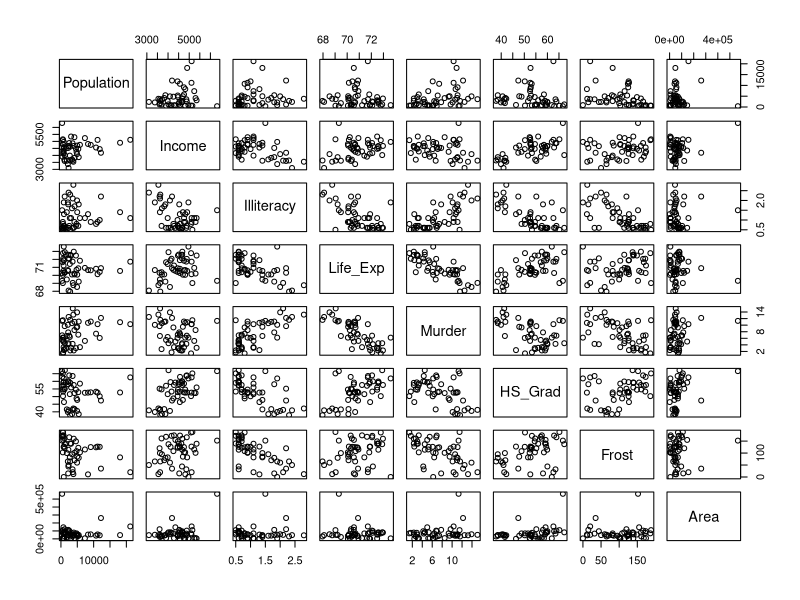
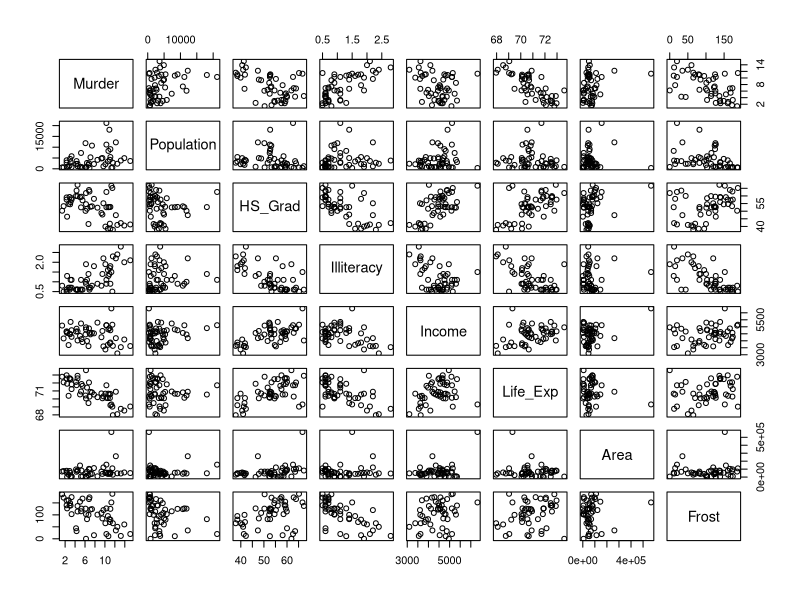
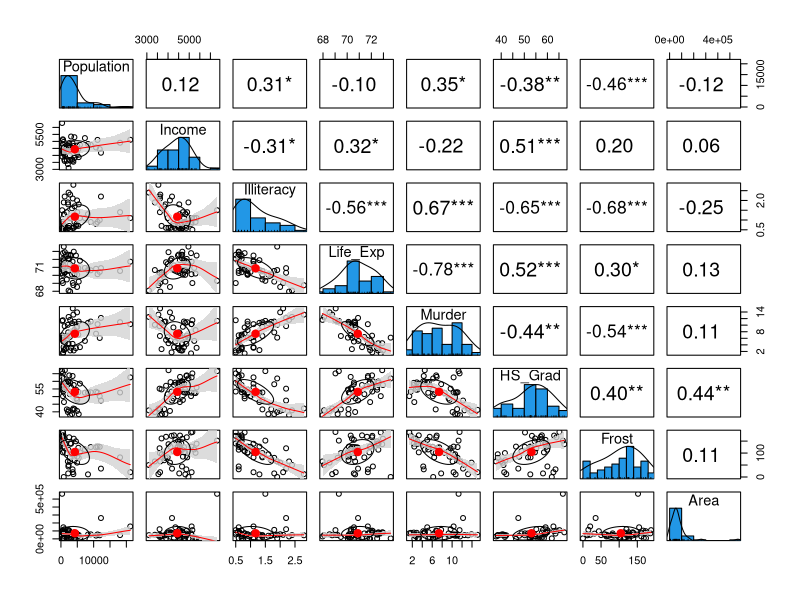
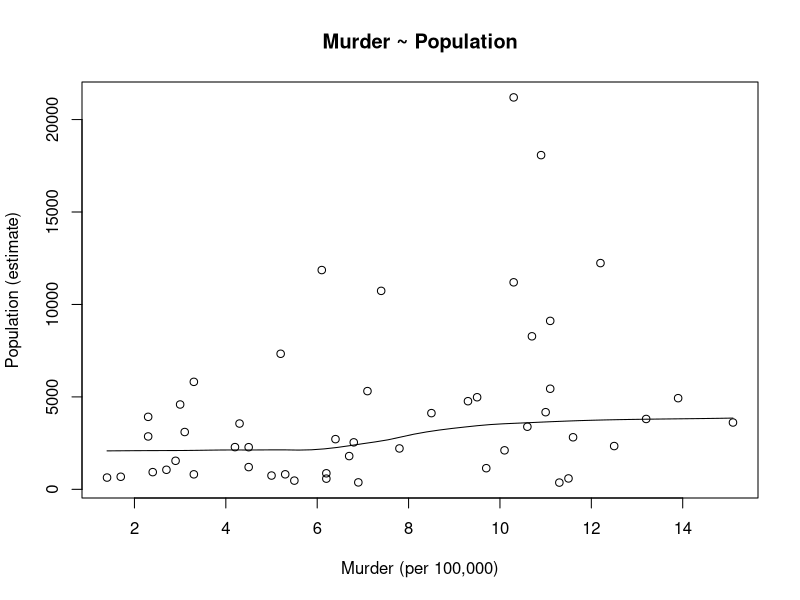
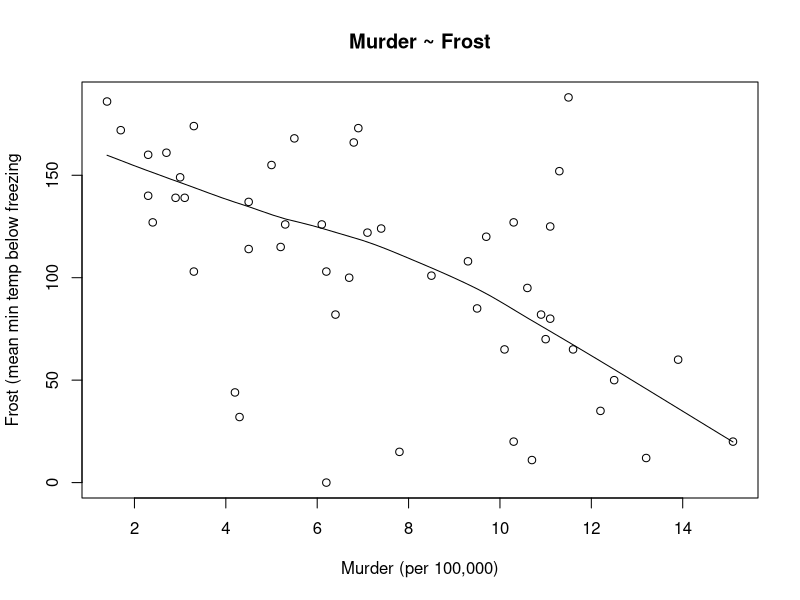
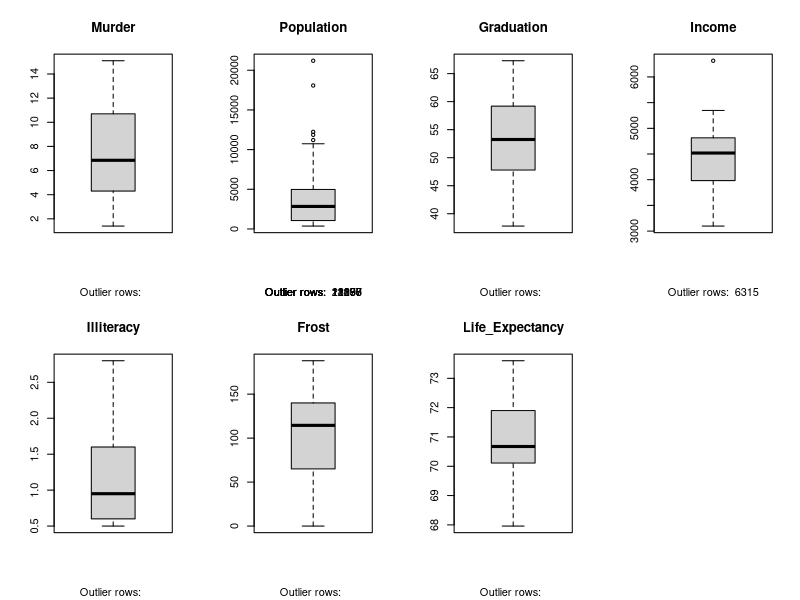
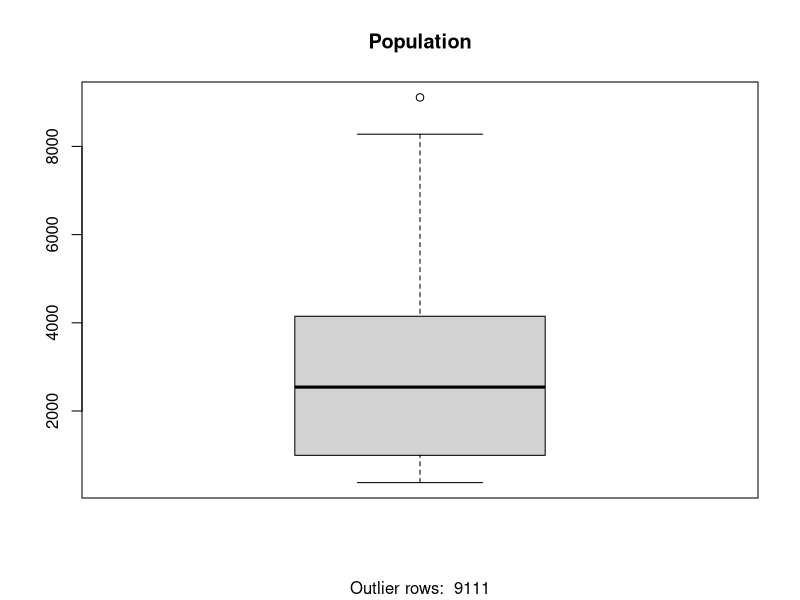
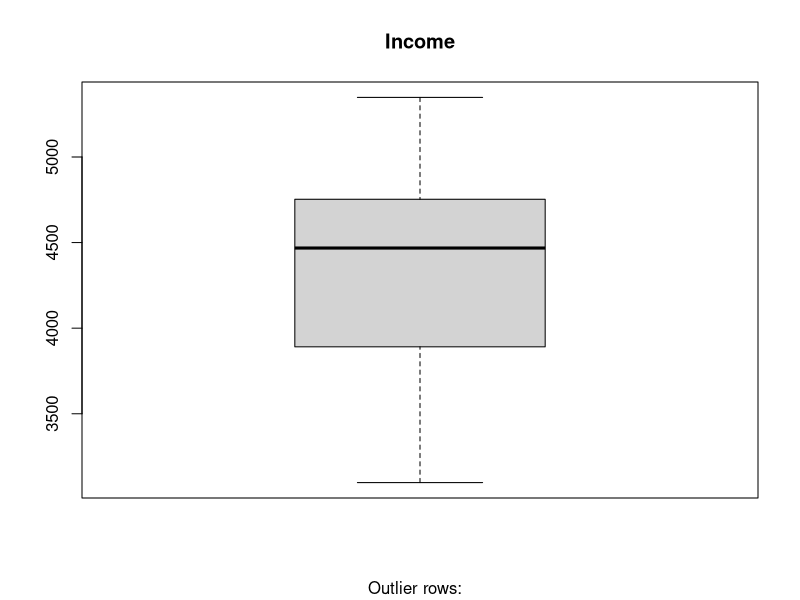

The R source for these figures, in order:
# Working on USA Murder Rates
# For MLR(Multiple Linear Regression)

# Checking the model assumptions
# First step -checking model assumptions
# For Linear Model:
# Linearity -  linear relationship or not ?
# Normality - If residuals are ND or not ?
# Homoscedasticity - If residuals have constant variance or not ?
# No collinearity - not a linear combination of each other
# Independence - Residuals are independent and not correlated

# use the state.x77 dataset- base package
help("state.x77")
head(state.x77, 15)
class(state.x77)

# convert to a DF
states <- as.data.frame(state.x77)
class(states)
head(states, 15)
str(states)

colnames(states)[colnames(states) == "Life Exp"] <- "Life_Exp"
colnames(states)[colnames(states) == "HS Grad"] <- "HS_Grad"
str(states)

# Check for NA's
any(is.na(states))
# Also use the VIM or mice if any NA's

# Check the linearity
# variables choosem that will be used for the model
names(states)
pairs(states)

# we could remove a subset of the data first
# choose the vars and then show them in the paris() function
variables_of_interest <- c("Murder", 
                           "Population", 
                           "HS_Grad", 
                           "Illiteracy", 
                           "Income", 
                           "Life_Exp", 
                           "Area", 
                           "Frost")

# To visualize the distribution and correlation
pairs(states[variables_of_interest])

# Install library
library(psych)
# To visualize the distribution and correlation
pairs.panels(states, 
             smooth = TRUE, # If TRUE, draws loess smooths
             scale = FALSE, # If TRUE, scales the correlation text font
             density = TRUE, # If TRUE, adds density plots and histograms
             ellipses = TRUE, # If TRUE, draws ellipses
             method = "spearman",# Correlation method (also "pearson" or "kendall")
             pch = 21, # pch symbol
             lm = FALSE, # If TRUE, plots linear fit rather than the LOESS (smoothed) fit
             cor = TRUE, # If TRUE, reports correlations
             jiggle = FALSE, # If TRUE, data points are jittered
             factor = 2, # Jittering factor
             hist.col = 4, # Histograms color
             stars = TRUE, # If TRUE, adds significance level with stars
             ci = TRUE) # If TRUE, adds confidence intervals


# Independent var = x-axis
# Dependent var = y-axis
attach(states)
scatter.smooth(x = Murder, y = Population, 
               main = "Murder ~ Population", 
               xlab = "Murder (per 100,000)",
               ylab = "Population (estimate)")
# The plot shows there is very less correlation

# Checking Correlation
# Values of -0.2 < x < 0.2 - Low Correlation
cor(Murder, Population)
# It is giving a medium correlation value = 0.34
# The correlation tests shows that the corre. between the murder & 
# Population variable = 0.34 indicating a medium correlation.

# Low correlation = value equal to zero
# High Correlation = straight line in plot (value > 0.60) 
# (positive & negative)
# No correlation = No correlation no line

# Visualize
scatter.smooth(x = Murder, y = Frost, 
               main = "Murder ~ Frost", 
               xlab = "Murder (per 100,000)",
               ylab = "Frost (mean min temp below freezing")
# The plot shows there is negative correlation

# Checking Correlation
# Values of -0.2 < x < 0.2 - Low Correlation
cor(Murder, Frost)
# It is giving a strong negative correlation value = -0.53
# The correlation tests shows that the corre. between the murder & 
# Frost variable = -0.53 indicating a negative correlation.

# To check the correlation for all the variables from the DF
paste("Correlation for the murder & frost:", cor(Murder, Frost))
paste("Correlation for the murder & illiteracy:", cor(Murder, Illiteracy))
paste("Correlation for the murder & population:", cor(Murder, Population))
paste("Correlation for the murder & hs_grad:", cor(Murder, HS_Grad))
paste("Correlation for the murder & income:", cor(Murder, Income))
paste("Correlation for the murder & life_exp:", cor(Murder, Life_Exp))
paste("Correlation for the murder & area:", cor(Murder, Area))

# Write the result for the corr. after observing the values for corr.

# Decided to remove the variable(Area) based on the values of the corr.
states <- subset(states, select = -c(Area))
head(states)

# Check the outliers
opar <- par(no.readonly = TRUE)

# To see the outliers
par(mfrow= c(2, 4)) # showing the charts with 2rows * 4cols

boxplot(Murder, 
        main = "Murder", 
        sub = paste("Outlier rows: ", 
                    boxplot.stats(Murder)$out))

boxplot(Population, 
        main = "Population", 
        sub = paste("Outlier rows: ", 
                    boxplot.stats(Population)$out))
# There is an outlier

boxplot(HS_Grad, 
        main = "Graduation", 
        sub = paste("Outlier rows: ", 
                    boxplot.stats(HS_Grad)$out))

boxplot(Income, 
        main = "Income", 
        sub = paste("Outlier rows: ", 
                    boxplot.stats(Income)$out))
# There is an outlier

boxplot(Illiteracy, 
        main = "Illiteracy", 
        sub = paste("Outlier rows: ", 
                    boxplot.stats(Illiteracy)$out))

boxplot(Frost, 
        main = "Frost", 
        sub = paste("Outlier rows: ", 
                    boxplot.stats(Frost)$out))

boxplot(Life_Exp, 
        main = "Life_Expectancy", 
        sub = paste("Outlier rows: ", 
                    boxplot.stats(Life_Exp)$out))

par(opar)

# use the boxplot.stats() function to extract 
# the outliers for population
outlier_values <- boxplot.stats(Population)$out
paste("Population Outliers: ", 
      paste(outlier_values, 
            collapse = ", "))

# use the boxplot.stats() function to extract 
# the outliers for Income
outlier_values <- boxplot.stats(Income)$out
paste("Income Outliers: ", 
      paste(outlier_values, 
            collapse = ", "))

# We need to remove the outliers present in the 
# var(Population) & var(Income)
# Remove the population outliers
states <- subset(states, 
                 Population != 21198 & 
                   Population != 11197 & 
                   Population != 18076 & 
                   Population != 11860 & 
                   Population != 12237 &
                   Population != 10735)

# Remove the income outliers
states <- subset(states, Income != 6315)

attach(states)
# To check if the oulier is removed
boxplot(Population, 
        main = "Population", 
        sub = paste("Outlier rows: ", 
                    boxplot.stats(Population)$out))

boxplot(Income, 
        main = "Income", 
        sub = paste("Outlier rows: ", 
                    boxplot.stats(Income)$out))

# Decide whether to delete a few more outliers and what this results in

# Check the normality
library(e1071)
opar <- par(no.readonly = TRUE)
par(mfrow =c(2,4)) # 3rows * 3cols

plot(density(Murder), 
     main = "Density plot for Murder", 
     ylab = "Frequency", xlab = "Murder",
     sub = paste("Skewness: ", 
                 round(e1071::skewness(Murder), 2)))

# Fill in the area under the plot with red
polygon(density(Murder), col = "red")

plot(density(Population), 
     main = "Density plot for Population", 
     ylab = "Frequency", xlab = "Population", 
     sub = paste("Skewness: ", 
                 round(e1071::skewness(Population), 2)))

# Fill in the area under the plot with red
polygon(density(Population), col = "red")

plot(density(HS_Grad), 
     main = "Density plot for Graduation", 
     ylab = "Frequency", xlab = "Graduation", 
     sub = paste("Skewness: ", 
                 round(e1071::skewness(HS_Grad), 2)))

# Fill in the area under the plot with red
polygon(density(HS_Grad), col = "red")

plot(density(Illiteracy), 
     main = "Density plot for Illiteracy", 
     ylab = "Frequency", xlab = "Illiteracy", 
     sub = paste("Skewness: ", 
                 round(e1071::skewness(Illiteracy), 2)))

# Fill in the area under the plot with red
polygon(density(Illiteracy), col = "red")

plot(density(Income), 
     main = "Density plot for Income", 
     ylab = "Frequency", xlab = "Income", 
     sub = paste("Skewness: ", 
                 round(e1071::skewness(Income), 2)))

# Fill in the area under the plot with red
polygon(density(Income), col = "red")

plot(density(Frost), 
     main = "Density plot for Frost", 
     ylab = "Frequency", xlab = "Frost", 
     sub = paste("Skewness: ", 
                 round(e1071::skewness(Frost), 2)))

# Fill in the area under the plot with red
polygon(density(Frost), col = "red")

plot(density(Life_Exp), 
     main = "Density plot for Life Expectancy", 
     ylab = "Frequency", xlab = "Life Expec", 
     sub = paste("Skewness: ", 
                 round(e1071::skewness(Life_Exp), 2)))

# Fill in the area under the plot with red
polygon(density(Life_Exp), col = "red")

paste("Skewness for Murder: ", round(e1071::skewness(Murder), 2))
paste("Skewness for Population: ", round(e1071::skewness(Population), 2))
paste("Skewness for Income: ", round(e1071::skewness(Income), 2))
paste("Skewness for Life_Exp: ", round(e1071::skewness(Life_Exp), 2))
paste("Skewness for Frost: ", round(e1071::skewness(Frost), 2))
paste("Skewness for Illeteracy: ", round(e1071::skewness(Illiteracy), 2))
paste("Skewness for Graduation: ", round(e1071::skewness(HS_Grad), 2))

opar <- par(no.readonly = TRUE)
par(mfrow = c(1,2)) # divid ethe graph area in 2 cols
hist(Murder, main = "Mormalility proportion of Murder", xlab = "Murder Rate")

qqnorm(Murder)
qqline(Murder)
par <- opar

attach(states)
mlr_model <- lm(Murder ~ Illiteracy + Population + HS_Grad + 
                  Income + Frost, data = states)
summary(mlr_model)
